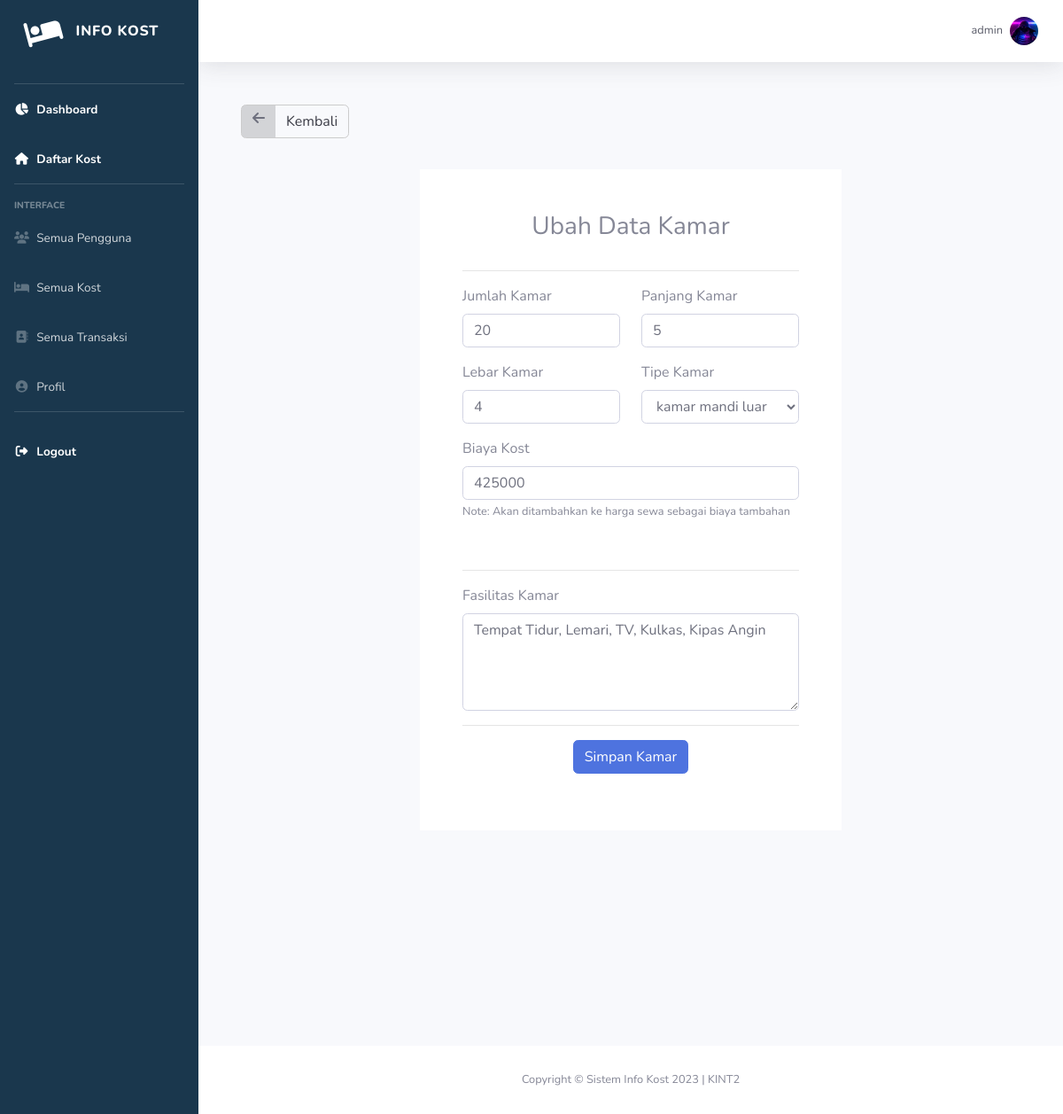
Before: /kost/edit-kamar.php?id_kamar=16 (signed in) with the older database file.
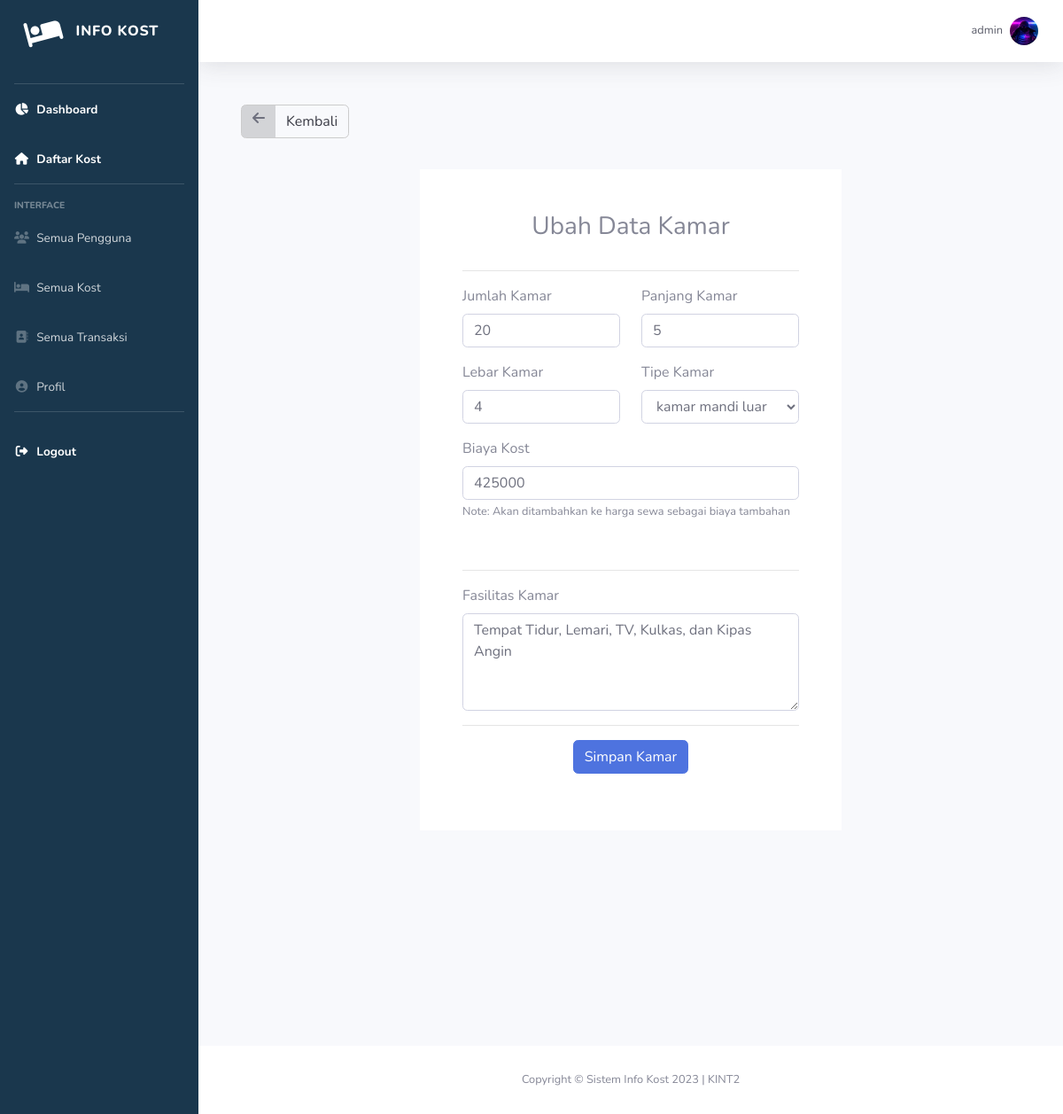
After: the same page with the newer database file.
### tables this page shows
CREATE TABLE `kamar` (
  `id_kamar` int(11) NOT NULL,
  `id_kost` int(11) NOT NULL,
  `jumlah_kamar` int(11) NOT NULL,
  `panjang_kamar` int(11) NOT NULL,
  `lebar_kamar` int(11) NOT NULL,
  `tipe_kamar` varchar(255) NOT NULL,
  `biaya_fasilitas` int(11) NOT NULL,
  `fasilitas_kamar` varchar(255) NOT NULL
);

### kost/edit-kamar.php (the view, shortened to what this page needs)
<?php
include "includes/header.php";
$kamar = $_GET['id_kamar'];
$query = mysqli_query($koneksi, "SELECT * FROM kamar WHERE id_kamar=$kamar");
$d = mysqli_fetch_array($query);
$o = explode(', ', $d['fasilitas_kamar']);
?>
<div class="my-2 ml-5">
    <a href="properti.php" class="btn btn-light btn-icon-split" style="border: 1px solid #ccc;">
        <span class="icon text-gray-700">
            <i class="fas fa-arrow-left"></i>
        </span>
        <span class="text">Kembali</span>
    </a>
</div>
<main class="cd__main">
    <div class="container">
        <div class="row justify-content-center align-items-center vh-100">
            <div class="col-md-6 bg-white p-5">
                <form action="php/kamar_proses.php?id_kamar=<?php echo $kamar ?>" method="post">
                    <h3 class="pb-3 text-center">Ubah Data Kamar</h3>
                    <hr>
                    <div class="row mb-3">
                        <div class="col">
                            <label for="jumlah_kamar">Jumlah Kamar</label>
                            <input type="number" name="jumlah_kamar" id="jumlah_kamar" class="form-control" value="<?php echo $d['jumlah_kamar'] ?>" required>
                        </div>
                        <div class="col">
                            <label for="panjang_kamar">Panjang Kamar</label>
                            <input type="number" name="panjang_kamar" id="panjang_kamar" class="form-control" value="<?php echo $d['panjang_kamar'] ?>" required>
                        </div>
                    </div>
                    <div class="row mb-3">
                        <div class="col">
                            <label for="lebar_kamar">Lebar Kamar</label>
                            <input type="number" name="lebar_kamar" id="lebar_kamar" class="form-control" value="<?php echo $d['lebar_kamar'] ?>" required>
                        </div>
                        <div class="col">
                            <label for="tipe_kamar">Tipe Kamar</label>
                            <select name="tipe_kamar" id="tipe_kamar" class="form-control" required>
                                <option value="<?php echo $d['tipe_kamar'] ?>" selected><?php echo $d['tipe_kamar'] ?></option>
                            </select>
                        </div>
                    </div>
                    <div class="row mb-3">
                        <div class="col text-md-left">
                            <label for="biaya_fasilitas">Biaya Kost</label>
                            <input type="number" name="biaya_fasilitas" id="biaya_fasilitas" class="form-control" value="<?php echo $d['biaya_fasilitas'] ?>" placeholder="Rp." required>
                            <small class="form-text text-muted">Note: Akan ditambahkan ke harga sewa sebagai biaya tambahan</small>
                        </div>
                    </div>
                    <br>
                    <hr>
                    <div class="row mb-3">
                        <div class="col">
                            <label for="fasilitas_kamar">Fasilitas Kamar</label>
                            <textarea class="form-control" name="fasilitas_kamar[]" id="fasilitas_kamar" rows="4" placeholder="Masukkan fasilitas kamar" required><?php echo implode(', ', $o); ?></textarea>
                        </div>
                    </div>
                    <hr>
                    <div class="row">
                        <div class="col text-center">
                            <button name="ubah_kamar" type="submit" class="btn btn-primary">Simpan Kamar</button>
                        </div>
                    </div>
                </form>
            </div>
        </div>
    </div>
</main>
<br>
<br>
<br>
<br>
<br>
<br>
<br>
<br>
<br>
<?php
include "includes/footer.php";
?>

Changed rows visible on the page:
changed kamar "kamar mandi luar": fasilitas_kamar "Tempat Tidur, Lemari, TV, Kulkas, Kipas Angin" → "Tempat Tidur, Lemari, TV, Kulkas, dan Kipas Angin"
